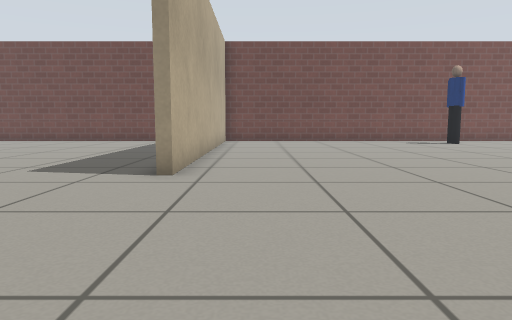
[1] (above)

23 first-person views from a walk through a robot-simulator world made for Gazebo. The camera is 0.5 m above the floor, tilts 6° down and sees 70° across. The floor is counted in squares, 0.5 m on a side. Each view is taken from the middle of a square. On the plan, view 1 faces up. The plan holds only what a view shows up to about 13 squares ahead; the rest is blank. The place goes on beyond the plan. Simple patterns stand in for the simulator's built-in surfaces. Some stock models are drawn as simple stand-ins.

[2]
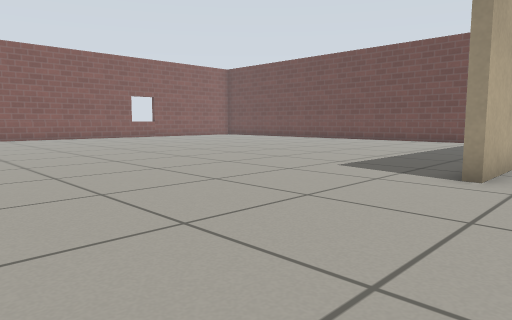

[3]
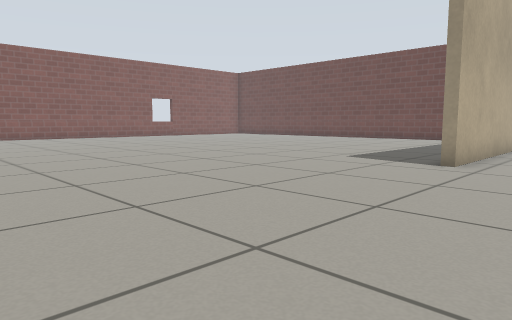

[4]
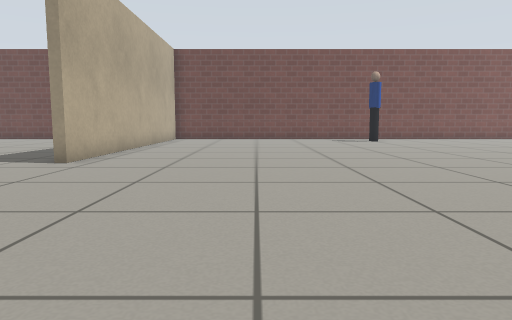

[5]
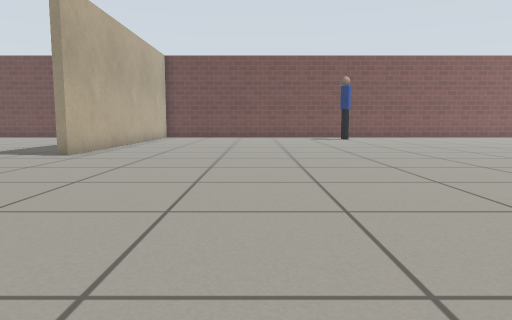

[6]
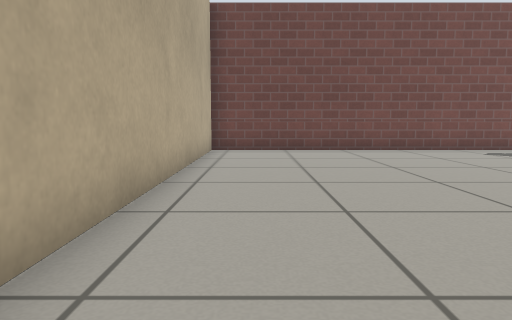

[7]
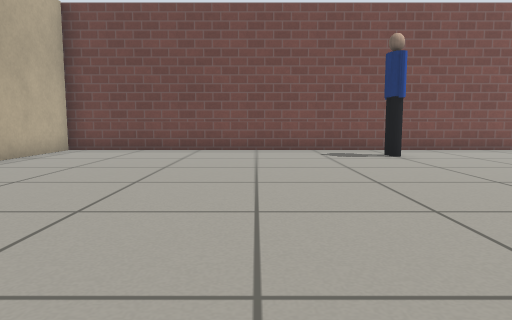

[8]
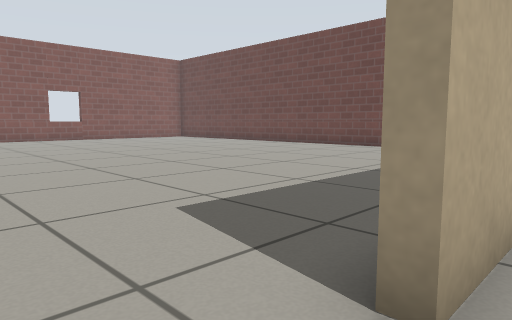

[9]
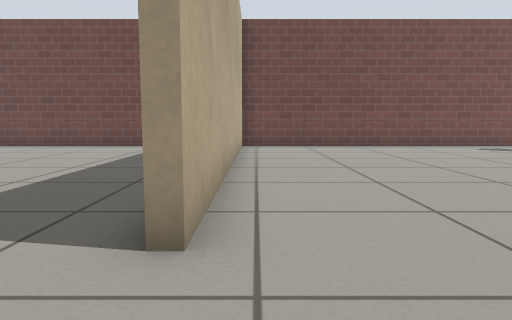

[10]
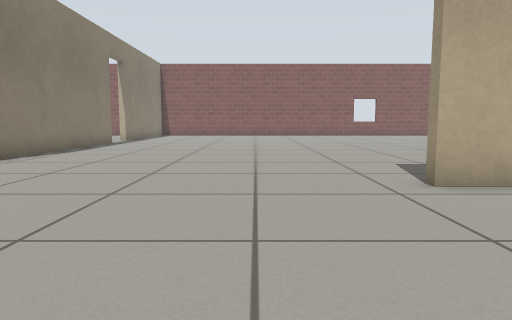

[11]
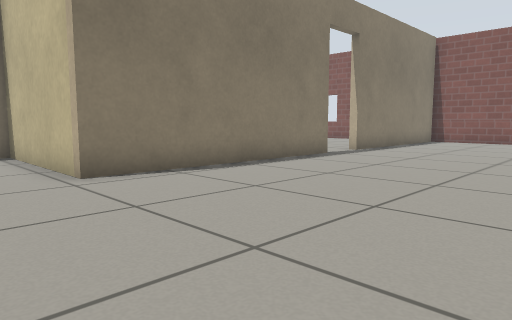

[12]
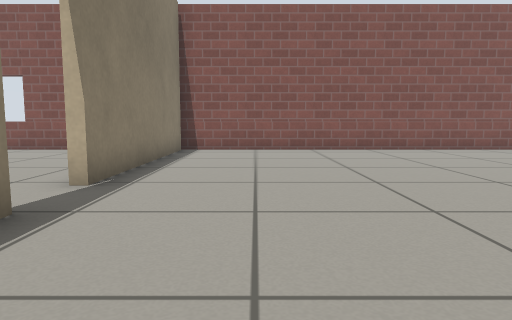

[13]
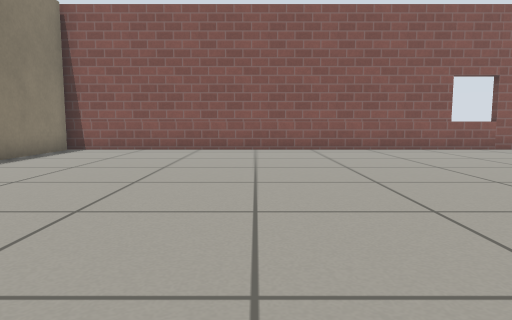

[14]
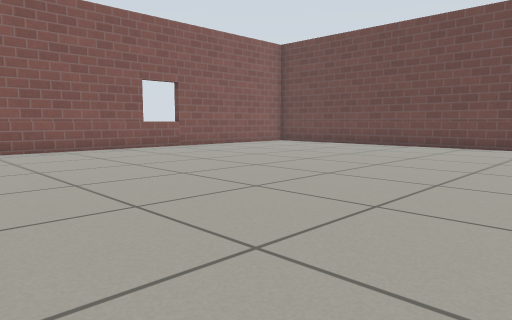

[15]
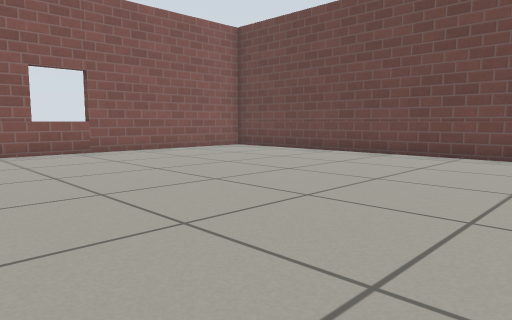

[16]
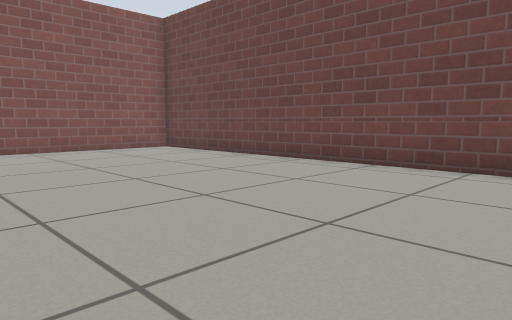

[17]
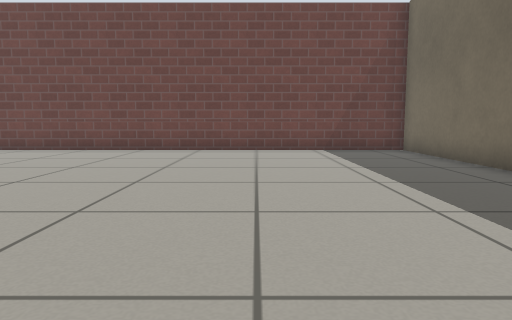

[18]
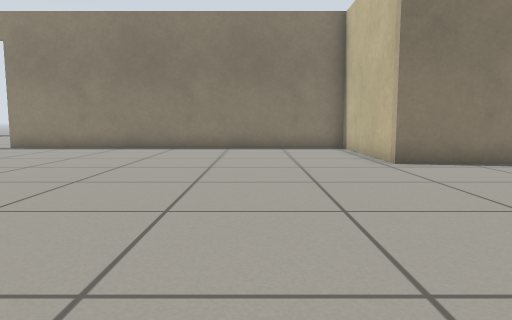

[19]
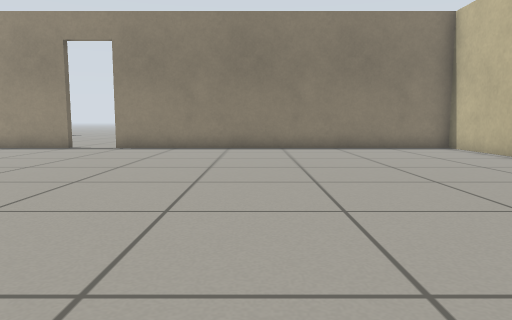

[20]
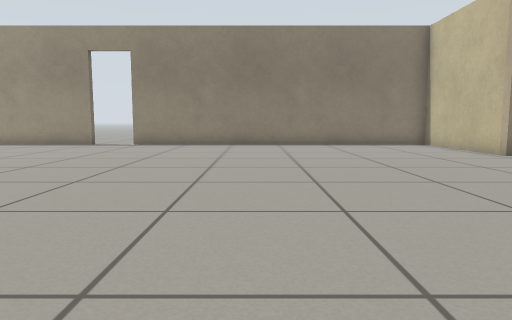

[21]
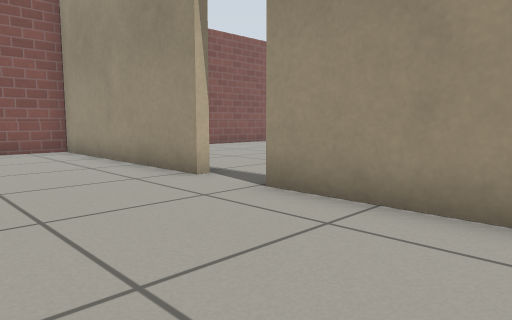

[22]
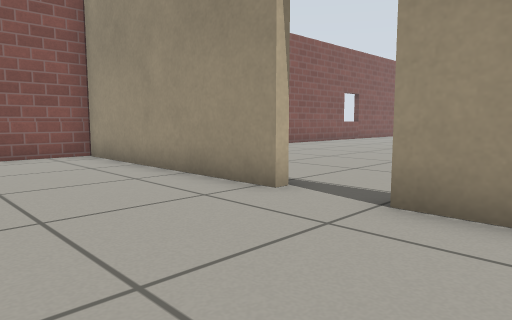

[23]
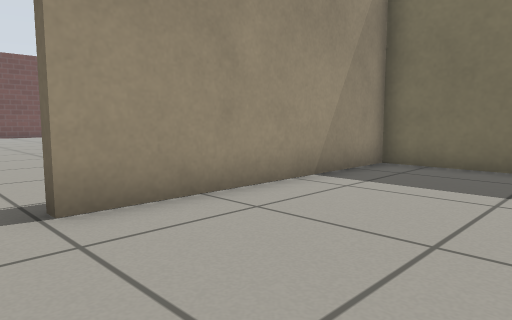

### Floor plan
Points are (right, up) in squares from view 1. A wall is a line through its corners. A room is listed if a view was taken in it or the views show most of it. See-through windows are left out.
Room 1 (views 1, 2, 3, 4, 5, 6, 7, 8, 9, 10, 11, 12, 13, 14, 15, 16, 17, 18, 19, 20)
walls: (-1.8, 13.2) (-1.8, 18.9) (-20, 18.9); (-12.9, -2.6) (-5.3, -2.6) (-5.3, -7.5); (11.5, 18.9) (-1.5, 18.9) (-1.5, 6.6); (-21.9, -2.6) (-14.7, -2.6); (-22, 17) (-22, -3.1)
ways out: open door at (-13.5, -3) to room 2
objects: person (9, 16) to (9, 17)
Room 2 (views 21, 22, 23)
walls: (-14.7, -2.9) (-21.9, -2.9); (-22, -6.6) (-22, -7.5); (-22, -3.1) (-22, -5.1); (-5.6, -5.6) (-5.6, -2.9) (-12.9, -2.9)
ways out: open door at (-13.5, -3) to room 1

Positions as (right, up) in squares from view 1, and headings:
1: (0, 0), facing up
2: (0, 0), facing up-left
3: (1, -2), facing up-left
4: (3, -2), facing up
5: (4, -4), facing up
6: (0, 6), facing up
7: (5, 6), facing up
8: (-1, 5), facing up-left
9: (-1, 4), facing up
10: (4, 4), facing left
11: (-3, 4), facing down-left
12: (-9, 0), facing left
13: (-9, 4), facing left
14: (-9, 4), facing up-left
15: (-10, 8), facing up-left
16: (-9, 11), facing up-left
17: (-7, 6), facing up
18: (-2, 6), facing down
19: (2, 6), facing down
20: (2, 8), facing down
21: (-9, -7), facing up-left
22: (-11, -7), facing up-left
23: (-14, -7), facing up-right
